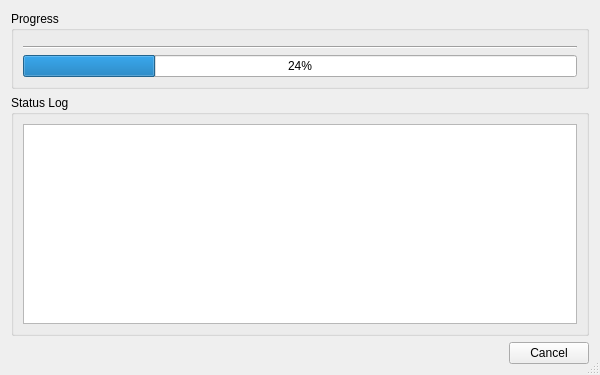
<?xml version="1.0" encoding="UTF-8"?>
<ui version="4.0">
 <class>MultiProgressDialog</class>
 <widget class="QDialog" name="MultiProgressDialog">
  <property name="windowModality">
   <enum>Qt::ApplicationModal</enum>
  </property>
  <property name="geometry">
   <rect>
    <x>0</x>
    <y>0</y>
    <width>600</width>
    <height>370</height>
   </rect>
  </property>
  <property name="sizeGripEnabled">
   <bool>true</bool>
  </property>
  <property name="modal">
   <bool>true</bool>
  </property>
  <layout class="QVBoxLayout" name="main_layout">
   <item>
    <widget class="QGroupBox" name="progress_bar_group_box">
     <property name="title">
      <string>Progress</string>
     </property>
     <layout class="QVBoxLayout" name="progress_bar_group_box_layout">
      <item>
       <widget class="QWidget" name="progress_bar_container_widget" native="true">
        <layout class="QVBoxLayout" name="progress_bar_container_layout">
         <property name="leftMargin">
          <number>0</number>
         </property>
         <property name="topMargin">
          <number>0</number>
         </property>
         <property name="rightMargin">
          <number>0</number>
         </property>
         <property name="bottomMargin">
          <number>0</number>
         </property>
        </layout>
       </widget>
      </item>
      <item>
       <widget class="Line" name="progress_bar_divider_line">
        <property name="orientation">
         <enum>Qt::Horizontal</enum>
        </property>
       </widget>
      </item>
      <item>
       <widget class="QProgressBar" name="main_progress_bar">
        <property name="value">
         <number>24</number>
        </property>
        <property name="alignment">
         <set>Qt::AlignCenter</set>
        </property>
       </widget>
      </item>
     </layout>
    </widget>
   </item>
   <item>
    <widget class="QGroupBox" name="progress_log_group_box">
     <property name="title">
      <string>Status Log</string>
     </property>
     <layout class="QVBoxLayout" name="progress_log_group_box_layout">
      <item>
       <widget class="QListView" name="progress_log_list_view">
        <property name="minimumSize">
         <size>
          <width>0</width>
          <height>200</height>
         </size>
        </property>
        <property name="focusPolicy">
         <enum>Qt::ClickFocus</enum>
        </property>
        <property name="autoScroll">
         <bool>false</bool>
        </property>
        <property name="editTriggers">
         <set>QAbstractItemView::NoEditTriggers</set>
        </property>
        <property name="selectionMode">
         <enum>QAbstractItemView::ExtendedSelection</enum>
        </property>
        <property name="verticalScrollMode">
         <enum>QAbstractItemView::ScrollPerPixel</enum>
        </property>
        <property name="horizontalScrollMode">
         <enum>QAbstractItemView::ScrollPerPixel</enum>
        </property>
        <property name="uniformItemSizes">
         <bool>true</bool>
        </property>
       </widget>
      </item>
     </layout>
    </widget>
   </item>
   <item>
    <layout class="QHBoxLayout" name="cancel_button_layout">
     <item>
      <spacer name="cancel_button_spacer">
       <property name="orientation">
        <enum>Qt::Horizontal</enum>
       </property>
       <property name="sizeHint" stdset="0">
        <size>
         <width>40</width>
         <height>20</height>
        </size>
       </property>
      </spacer>
     </item>
     <item>
      <widget class="QPushButton" name="cancel_button">
       <property name="text">
        <string>Cancel</string>
       </property>
       <property name="autoDefault">
        <bool>false</bool>
       </property>
      </widget>
     </item>
    </layout>
   </item>
  </layout>
 </widget>
 <resources/>
 <connections/>
</ui>
